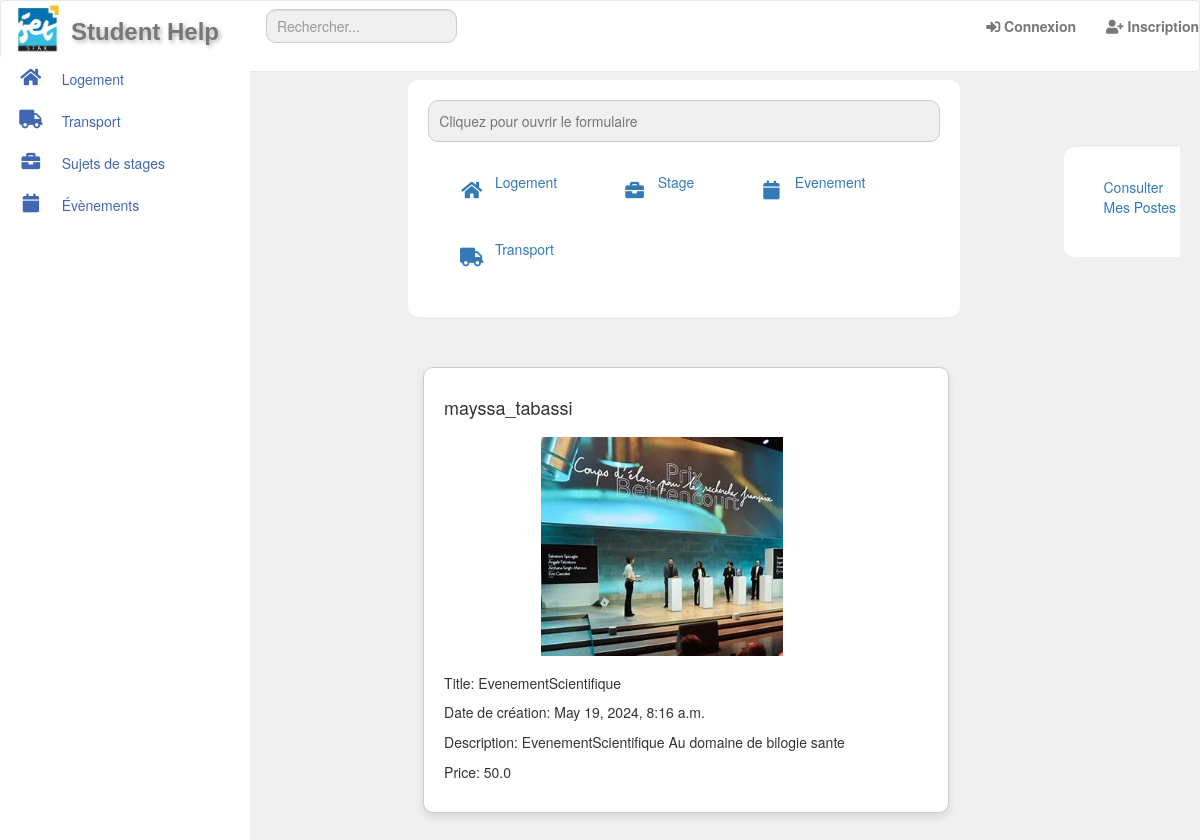
The app's page /eventSc/ with its own data.
### Student/models.py (models this page shows)
class Post(models.Model):
    OFFRE = 0
    DEMANDE = 1
    TYPE_CHOICES = [
        (OFFRE, 'Offre'),
        (DEMANDE, 'Demande'),
    ]
    Title = models.CharField(max_length=200)
    Type = models.IntegerField(choices=TYPE_CHOICES)
    Date = models.DateTimeField(default=timezone.now)
    Image = models.ImageField(upload_to='media', blank=True)
    author = models.ForeignKey(User, on_delete=models.CASCADE, null=True)
    def image_preview(self):
        if self.Image:
            return mark_safe('<img src="{}" width="150" height="150" />'.format(self.Image.url))
        else:
            return 'No Image'
    class Meta:
        abstract = True

class ÉvenSocial(Post):
    Intitulé = models.CharField(max_length=200, default="")
    Description = models.TextField(default="")
    Lieu = models.CharField(max_length=200, default="")
    ContactInfo = models.CharField(max_length=200, default="")
    Prix = models.FloatField(default=0.0)

### Student/views.py (the view)
# urls.py: path('eventSc/', eventScView.as_view(), name='eventSc-list'),
class eventScView(ListView):
    model = ÉvenSocial
    template_name = 'List/EvenementScientifiqueList.html'

### templates/List/EvenementScientifiqueList.html (shortened to what this page needs)
{% extends 'base.html' %}
{% block content %}
<div class="list">
    <div class="card">
        <input type="text" placeholder="Cliquez pour ouvrir le formulaire" onclick="window.location.href='{% url 'create-logement' %}'">
        <div class="buttons">
            <a class="button" href="{% url 'create-logement' %}">
                <span class="fa-stack fa-lg pull-left"><i class="fa fa-home fa-stack-1x"></i></span>
                Logement
            </a>
            <a class="button" href="{% url 'create-stage' %}">
                <span class="fa-stack fa-lg pull-left"><i class="fa fa-briefcase fa-stack-1x"></i></span>
                Stage
            </a>
            <div class="dropdown">
                <a class="button" href="#">
                    <span class="fa-stack fa-lg pull-left"><i class="fa fa-calendar fa-stack-1x"></i></span>
                    Evenement
                </a>
            </div>
            <a class="button" href="{% url 'create-transport' %}">
                <span class="fa-stack fa-lg pull-left"><i class="fa fa-truck fa-stack-1x "></i></span>
                Transport
            </a>
        </div>
    </div>
    <div class="card5" style="width: 18rem;">
        <div class="card-body">
          <a href="{% url 'mespost-view' %}" class="button">Consulter Mes Postes</a>
        </div>
      </div>
  <div class="container2">
      <ul class="post-list">
          {% for post in object_list %}
            <div class="card2" >
             <h4>  <p class="card-text">{{ post.author }}</p></h4>
                {% if post.Image %}
                     {{ post.image_preview|safe }}
                {% else %}
                    <img src="media/anonyme1.png">
                {% endif %}
                <div class="card-body">
                    <h5 class="card-title">Title: {{ post.Title }}</h5>
                    <p class="card-text">Date de création: {{ post.Date }}</p>
                    <p class="card-text">Description: {{ post.Description }}</p>
                    <p class="card-text">Price: {{ post.Prix }}</p>
                </div>
              </div>
          {% endfor %}
      </ul>
  </div>
</div>
{% endblock %}

### templates/navbar.html (style rules this page uses)
img { width: 55px; margin-left: 10px; margin-button: 5px; }

### templates/List/EvenementScientifiqueList.html (style rules this page uses)
.card2 { width: 100%; padding: 20px; margin-bottom: 20px; border: 1px solid #ccc; border-radius: 5px; box-shadow: 0 0 10px rgba(0, 0, 0, 0.1); display: flex; flex-direction: column; }
.card2 { width: 100%; padding: 20px; margin-bottom: 20px; border: 1px solid #ccc; border-radius: 5px; box-shadow: 0 0 10px rgba(0, 0, 0, 0.1); }
.card2 img { width: 100%; height: auto; margin-bottom: 10px; }
.card5 { background-color: white; border-radius: 10px; padding: 20px; margin: 20px; width: calc(65% - 40px); margin-bottom: 20px; position: relative; left: 85%; bottom: 190px; }
.dropdown { position: relative; display: inline-block; }
.card2 { background-color: white; width: calc(65% - 40px); border: 1px solid #ccc; border-radius: 10px; padding: 20px; box-shadow: 0 4px 8px rgba(0, 0, 0, 0.1); margin-bottom: 40px; position: relative; left: 13%; bottom: 100px; }
.card2 img { max-width: 50%; height: auto; margin-left:20% }
input[type="text"] { width: 100%; background-color: #f0f0f0; padding: 10px; border: 1px solid #ccc; border-radius: 10px; margin-bottom: 20px; box-sizing: border-box; }
.button { background-color: white; padding: 10px 20px; text-align: left; text-decoration: none; display: inline-block; border-radius: 10px; margin-right: 10px; margin-bottom: 10px; }
.list { overflow: hidden; }
.card { background-color: white; border-radius: 10px; padding: 20px; margin: 20px; width: calc(65% - 40px); margin-bottom: 20px; position: relative; left: 13%; margin-top: 60px; }

### records on screen
ÉvenSocial: author "mayssa_tabassi", image_preview (picture), Title "EvenementScientifique", Date "May 19, 2024, 8:16 a.m.", Description "EvenementScientifique Au domaine de bilogie sante", Prix "50.0"
